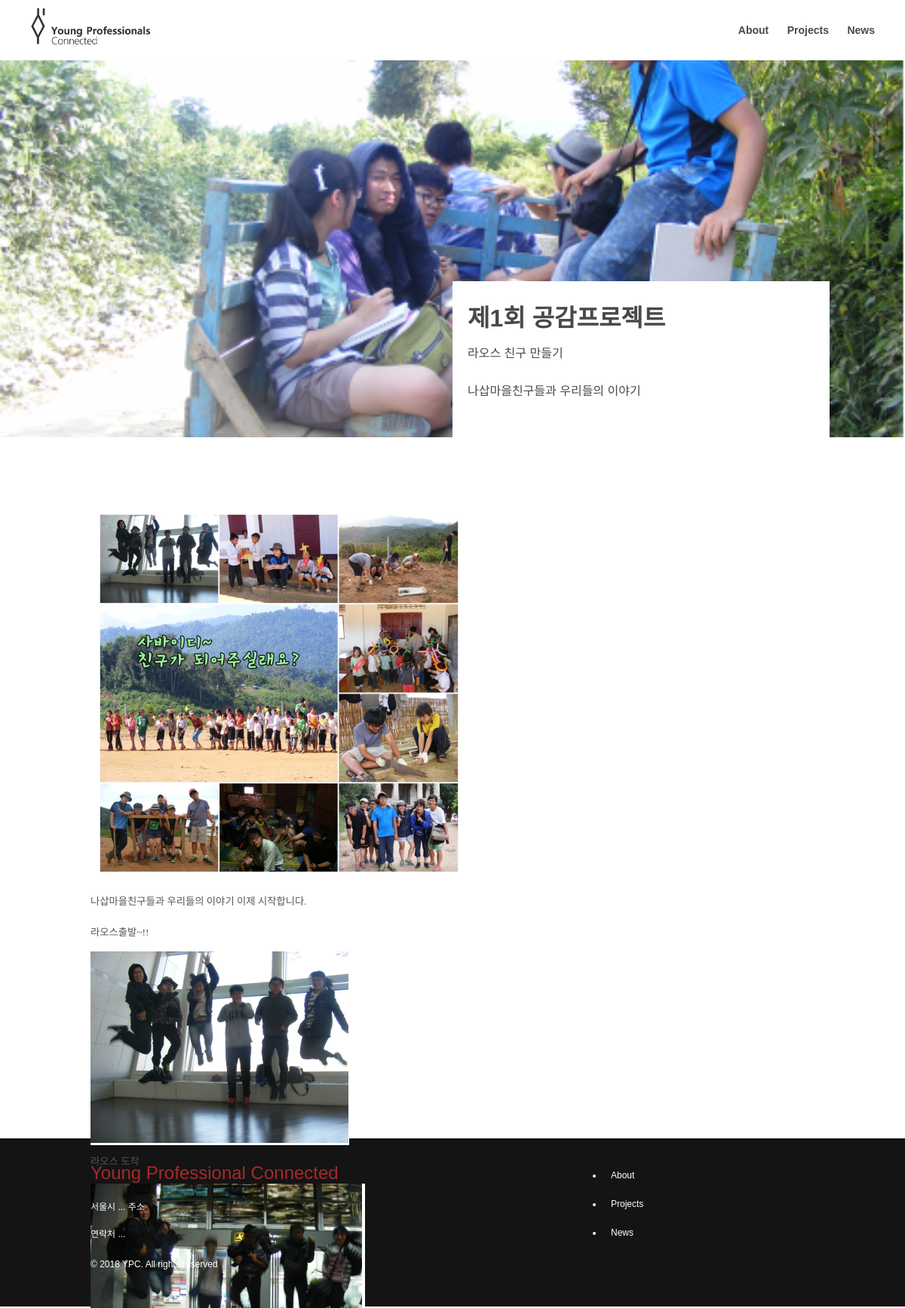
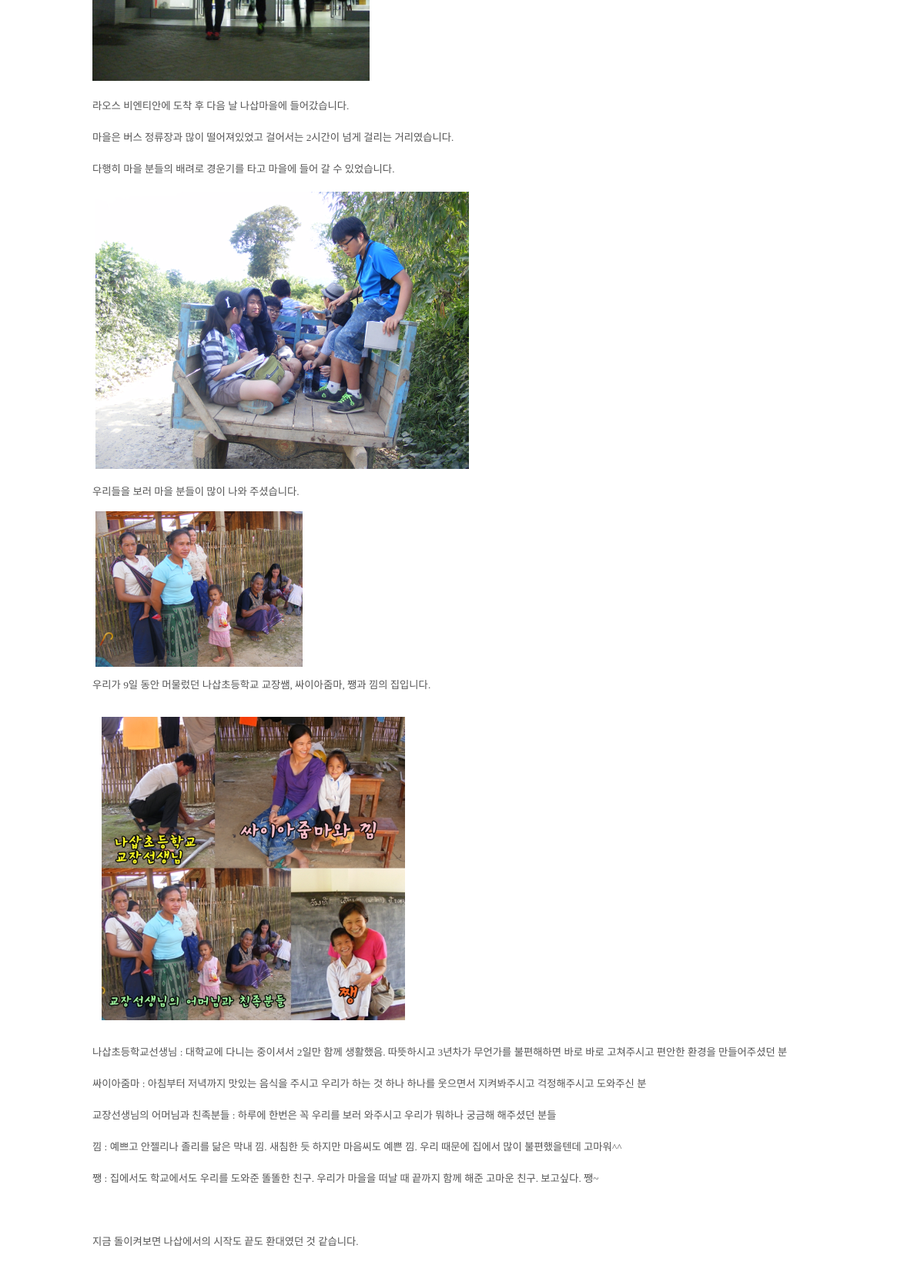
/project/project/20/ (upper part), run on the app's committed database (2 pictures, top to bottom).
### projects/models.py (models this page shows, shortened)
class Project(models.Model):
    author = models.ForeignKey('auth.User', on_delete=models.CASCADE)
    title = models.CharField(max_length=20)
    team_name = models.CharField(max_length=20)
    description = models.TextField(null=True)
    text = models.TextField()
    cover_image = models.ImageField(null=True, upload_to="projects")
    created_date = models.DateTimeField(default=timezone.now)
    published_date = models.DateTimeField(blank=True, null=True)

### projects/views.py (the view)
# urls.py: path('project/<int:pk>/', views.project_detail, name='project_detail'),
def project_detail(request, pk) :
    project = get_object_or_404(Project, pk=pk)
    return render(request, 'projects/project_detail.html', {'project': project})

### projects/templates/projects/project_detail.html (shortened to what this page needs)
{% extends 'base.html' %}
{% block content %}
    <div class="project-intro" style="background: url('/media/{{ project.cover_image }}'); background-position: center; background-size: cover;">
        <div class="intro-container">
            <div class="intro-description-box">
                <h3>{{ project.title }}</h3>
                <p class="teamName">{{ project.team_name }}</p>
                <p class="description">{{ project.description }}</p>
            </div>
        </div>
    </div>
    <div class="container">
        <div class="content">
            <div class="content-description">
                {{ project.text | safe }}
            </div>
        </div>
    </div>
{% endblock %}

### static/css/layout.css (style rules this page uses)
* { box-sizing: border-box; }
body { width: 100%; height: 100%; font-family: 'Noto Sans KR', sans-serif; font-weight: 500; color: #494949; }
p { line-height: 20px; }
.container { width: var(--container-width); height: 100%; margin: var(--header-height) auto 0 auto; padding: 0 20px; display: flex; }
.content { width: 100%; }
.content p { line-height: 30px; }
.content-description p { margin: 10px 0; font-size: 14px; }

### static/css/projects.css (style rules this page uses)
:root { --project-item-height: 400px; --item-img-box-height: 200px; --item-description-height: calc(100% - var(--item-img-box-height)); --intro-container-height: 500px; --intro-container-mobile-height: 500px; --intro-description-height: 240px; --intro-description-mobile-height: 180px; --intro-description-width: 500px; }
.project-intro { width: 100%; margin-top: var(--header-height); position: relative; }
.project-intro > .intro-container { width: var(--container-width); height: var(--intro-container-height); margin: 0 auto; position: relative; }
.intro-description-box { width: var(--intro-description-width); height: fit-content; position: absolute; bottom: 0px; right: 0px; padding: 20px; background-color: rgba(255,255,255,1); }
.intro-description-box h3 { padding: 10px 0; font-size: 32px; font-weight: bold; }
.intro-description-box > .description { padding: 10px 0; font-size: 16px; text-align: left; line-height: 180%; word-wrap:break-word; }

### static/css/global.css (style rules this page uses)
:root { --header-height: 80px; --container-width: 1000px; --color-bright-black : #848484; --color-dark-black : #141414; --color-list-hover : #eb1313; --color-list-clicked : #eb1313; }

### data on the page
Project: cover_image (picture), title "제1회 공감프로젝트", team_name "라오스 친구 만들기", description "나삽마을친구들과 우리들의 이야기", text (picture), text "나삽마을친구들과 우리들의 이야기 이제 시작합니다 . 라오스출발 ~!! 라오스 도착 라오스 비엔티안에 도착 후 다음 날 나삽마을에 들어갔습니다 . 마을은 버스 정류장과 많이 떨어져있었고 걸어서는 2 시간이 넘게 걸리는 거리였습니다 . 다행히 마을 분들의 배려로 경운기를 타고 마을에 들어 갈 수 있었습니다 . 우리들을 보러 마을 분들이 많이 나와 주셨습니다 . 우리가 9 일 동안 머물렀던 나삽초등학교 교장쌤 , 싸이아줌마 , 쨍과 낌의 집입니다 . 나삽초등학교선생님 : 대학교에 다니는 중이셔서 2 일만 함께 생활했음 . 따뜻하시고 3 년차가 무언가를 불편해하면 바로 바로 고쳐주시고 편안한 환경을 만들어주셨던 분 싸이아줌마 : 아침부터 저녁까지 맛있는 음식을 주시고 우리가 하는 것 하나 하나를 웃으면서 지켜봐주시고 걱정해주시고 도와주신 분 교장선생님의 어머님과 친족분들 : 하루에 한번은 꼭 우리를 보러 와주시고 우리가 뭐하나 궁금해 해주셨던 분들 낌 : 예쁘고 안젤리나 졸리를 닮은 막내 낌 . 새침한 듯 하지만 마음씨도 예쁜 낌 . 우리 때문에 집에서 많이 불편했을텐데 고마워 ^^ 쨍 : 집에서도 학교에서도 우리를 도와준 똘똘한 친구 . 우리가 마을을 떠날 때 끝까지 함께 해준 고마운 친구 . 보고싶다 . 쨍 ~ 지금 돌이켜보면 나삽에서의 시작도 끝도 환대였던 것 같습니다 ."
